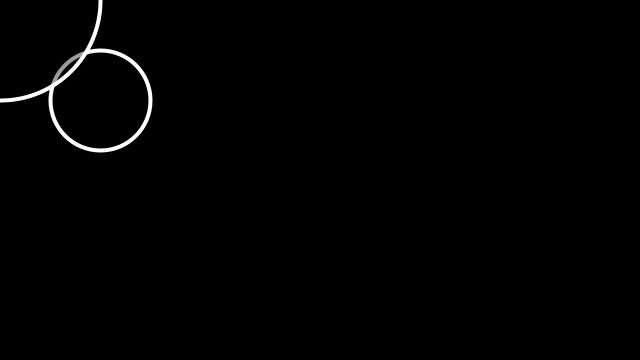
Frame 1 (no input)
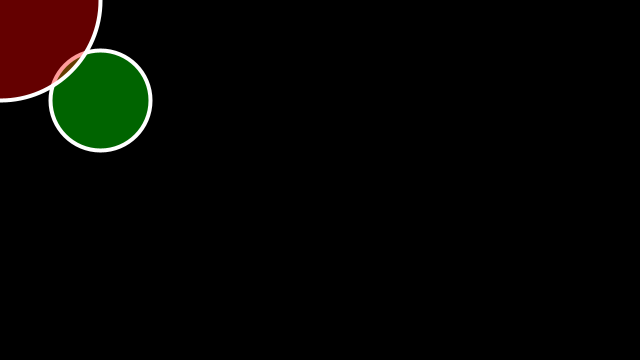
Frame 60 (the mouse pressed at the canvas centre just before this capture)
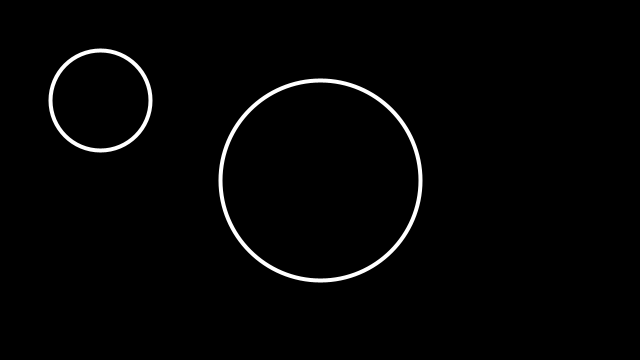
Frame 120 (the mouse held since frame 60 and released just before this capture)

The Processing sketch that drew these frames (run headless with seeded random() and noise(); from frame 60 on, the mouse is pressed at the canvas centre):

// Processing sketch: sketch_38_pass_value
// ── sketch_38_pass_value.pde
Particle p1;
Particle p2;
void setup(){
  size(640,360);
  p1 = new Particle(100,100,50);
  p2 = new Particle(500,200,100);
}
void draw(){
  background(0);
  
  p1.overlaps(p2);
  p2.x = mouseX;
  p2.y = mouseY;
  
  p1.display();
  p2.display();
}

// ── Particle.pde
class Particle{
  float x,y;
  float r;
  color col;
  
  Particle(){
    x= random(width);
    y=random(height);
    r= random(4,18);
    col = color(0);
    
  }
  Particle (float tempX, float tempY,float tempR){
    x = tempX;
    y = tempY;
    r= tempR;
  }
  
  void overlaps(Particle other){
    float d = dist(x,y,other.x,other.y);
    if(d<r+other.r){
      col = color(0,255,0,100);
      other.col = color(255,0,0,100);}
    else { 
      col = color(0,100);
      other.col = color(0,100);}
    
  }
  void display(){
    stroke(255);
    strokeWeight(4);
    fill(col);
    ellipse(x,y,r*2,r*2);
  }
}
